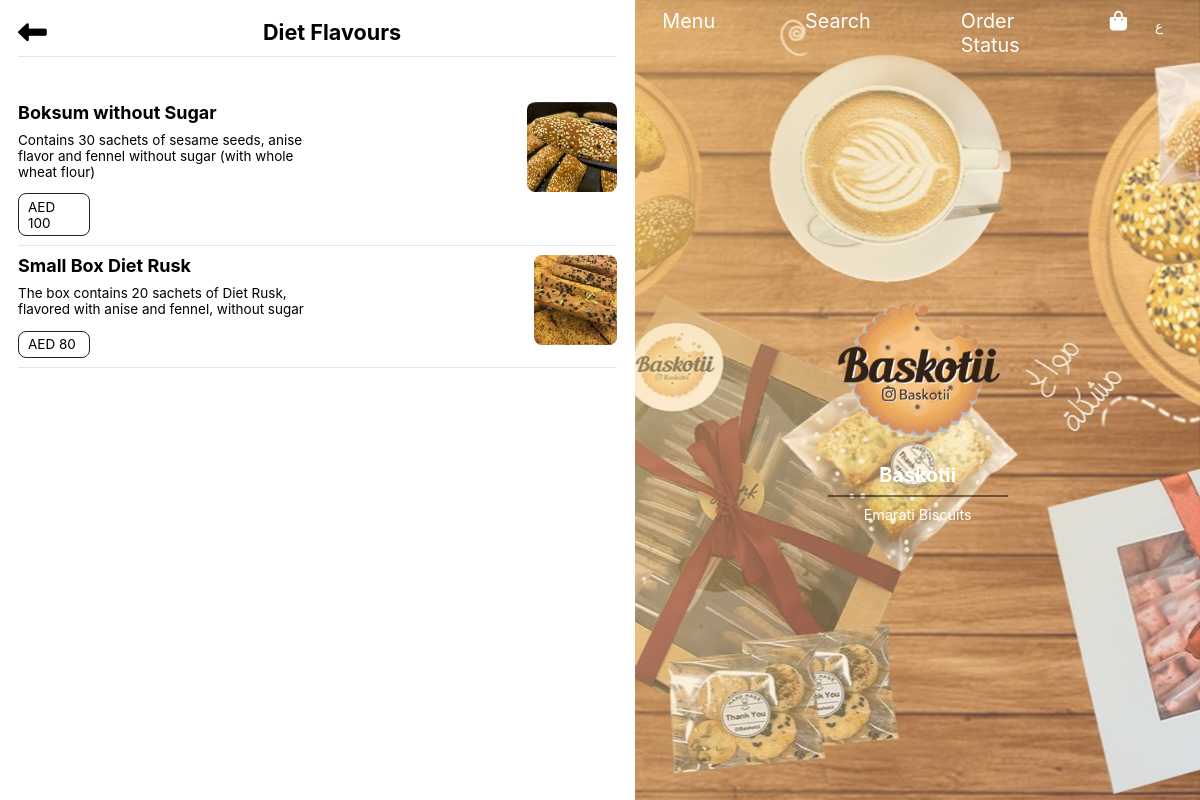
Page /product/3/ on the committed database.
### core/models.py (models this page shows, shortened)
class Product(models.Model):
    name = models.CharField(max_length = 200)
    image = models.ImageField(upload_to ='products/')

class Flavour(models.Model):
    parent = models.ForeignKey(Product,on_delete = models.CASCADE)
    name = models.CharField(max_length = 200)
    description = models.CharField(max_length = 200)
    price = models.PositiveIntegerField()
    image = models.ImageField(upload_to ='products/')

### core/views.py (the view)
# urls.py: path('product/<int:pk>/',views.product,name = 'product'),
def product(request,pk):
    obj = get_object_or_404(Product,pk = pk)
    return render(request,"flavours.html",{"product":obj})

### core/templatetags/trans_tag.py (called while the page is built)
@register.filter(name='template_trans')
def template_trans(text):
    return ugettext(text)

### templates/flavours.html (shortened to what this page needs)
{% extends "template.html" %} {% load static %} {% load i18n %}
{% load trans_tag %}
 {% block content %}
<section id="section-order">
  <div class="container">
    <div class="container__back">
      <a href="{% url 'core:index' %}">
        {%if LANGUAGE_CODE == 'ar' %}
        <i class="fas fa-2x fa-long-arrow-alt-right"></i>
        {%else%}
        <i class="fas fa-2x fa-long-arrow-alt-left"></i>
        {% endif %}
      </a>
      <h1>{{ product.name|template_trans }} {% trans 'Flavours' %}</h1>
    </div>
    <ul class="container__flavours">
      {% for item in product.flavour_set.all %}
      <a href="{% url 'core:flavour' product.pk item.pk %}">
        <li class="container__flavours-item">
          <div class="container__flavours-item_text">
            <h2>{{ item.name|template_trans }}</h2>
            <p>{{item.description|template_trans }}</p>
            <p>AED {{ item.price }}</p>
          </div>
          <img src="{{ item.image.url }}" alt="Poruduct" />
        </li>
      </a>
      {% endfor %}
    </ul>
  </div>
</section>
{% endblock %}

### core/static/css/style.css (style rules this page uses)
*, *::after, *::before { margin: 0px; padding: 0px; border: 0px; vertical-align: baseline; box-sizing: inherit; }
html { font-size: 62.5%; width: 100%; height: 100%; }
@media only screen and (max-width: 75em) { html { font-size: 56.25%; } }
body { box-sizing: border-box; font-family: -apple-system, BlinkMacSystemFont, "Segoe UI", Roboto, Oxygen, Ubuntu, Cantarell, "Fira Sans", "Droid Sans", "Helvetica Neue", sans-serif; width: 100%; height: 100%; }
a { text-decoration: none !important; color: inherit !important; }
#section-order, #section-order-flavour { padding: 2rem; background: #fff; position: relative; }
.container { min-width: 30vw; }
.container__flavours { list-style: none; }
.container__flavours-item { display: flex; justify-content: space-around; padding-bottom: 1rem; margin-bottom: 1rem; border-bottom: solid #e2e8f0 1px !important; }
.container__flavours-item:last-child { padding-bottom: 0; border-bottom: none; }
.container__flavours-item_text { display: flex; flex-direction: column; justify-content: space-around; margin-right: -0rem; }
.container__flavours-item h2 { font-size: 2rem; margin-bottom: 1rem; }
.container__flavours-item p:nth-child(2) { font-size: 1.5rem; width: 60%; margin-bottom: 1.5rem; }
.container__flavours-item p:last-child { font-size: 1.5rem; border: 1px #222 solid; border-radius: 8px; padding: 0.5rem 1rem; width: 8rem; margin-bottom: 1rem; }
.container__flavours-item img { width: 10rem; height: 10rem; object-fit: cover; border-radius: 8px; }
.container__back { display: flex; align-items: center; font-size: 1.6rem; margin-bottom: 5rem; padding-bottom: 1rem; border-bottom: solid #e2e8f0 1px; }
.container__back h1 { margin: auto; }
.container { padding: 0; }

### rows in the picture
Product: name|template_trans "Diet"
Flavour: name|template_trans "Boksum without Sugar", description|template_trans "Contains 30 sachets of sesame seeds, anise flavor and fennel without sugar (with whole wheat flour)", price "100", image (picture)
Flavour: name|template_trans "Small Box Diet Rusk", description|template_trans "The box contains 20 sachets of Diet Rusk, flavored with anise and fennel, without sugar", price "80", image (picture)
